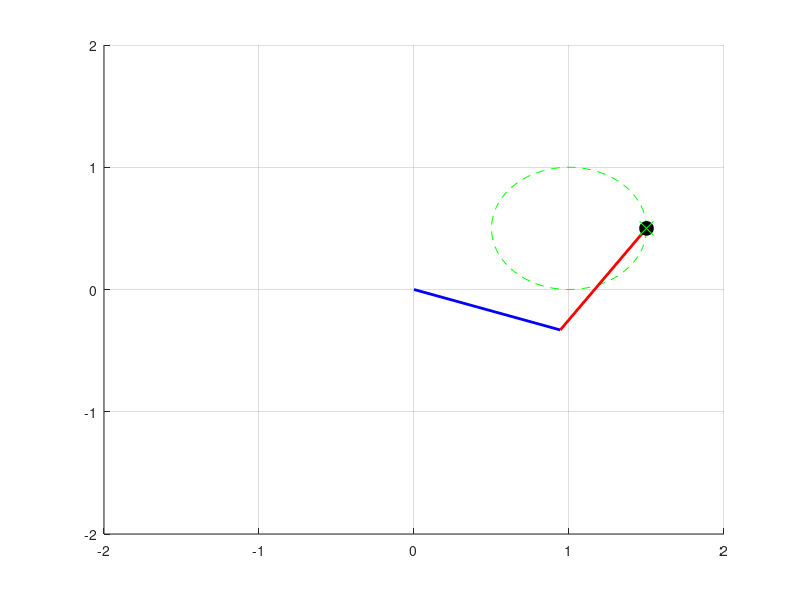

The MATLAB source for this figure:
% FK
clc; clear;

function [x, y] = FK(theta1, theta2, L1, L2)
    x = L1 * cos(theta1) + L2 * cos(theta1 + theta2);
    y = L1 * sin(theta1) + L2 * sin(theta1 + theta2);
endfunction

[x, y] = FK(pi / 6, pi / 6, 1, 1)

% IK
function [theta1, theta2] = IK(x, y, L1, L2)
    c2 = (x^2 + y^2 - L1^2 - L2^2) / (2 * L1 * L2);
    s2 = sqrt(1 - c2^2);
    theta2 = atan2(s2, c2);
    detA = det([L1 + L2 * c2, -L2 * s2; L2 * s2, L1 + L2 * c2]);
    detB = det([x, -L2 * s2; y, L1 + L2 * c2]);
    detC = det([L1 + L2 * c2, x; L2 * s2, y]);
    c1 = detB / detA;
    s1 = detC / detA;
    theta1 = atan2(s1, c1);
endfunction

% SIM
function twoDofRobotIK_Sim()
    L1 = 1.0;
    L2 = 1.0;

    % Motinon Planning
    t = linspace(0, 2 * pi, 100);
    x = 1 + 0.5 * cos(t);
    y = 0.5 + 0.5 * sin(t);
    axis([-2 2 -2 2]);
    hold on; grid on;

    for i = 1:length(t)
        target_x = x(i);
        target_y = y(i);
        [theta1, theta2] = IK(target_x, target_y, L1, L2);
        [end_x, end_y] = FK(theta1, theta2, L1, L2);

        x1 = L1 * cos(theta1);
        y1 = L1 * sin(theta1);
        x2 = end_x;
        y2 = end_y;

        cla;
        % 타원 궤적
        plot(x, y, 'g--');
        % j0->j1
        plot([0 x1], [0 y1], 'b', 'linewidth', 2);
        %  j1->j2
        plot([x1, x2], [y1 y2], 'r', 'linewidth', 2);
        % 엔드 이펙터
        plot(x2, y2, 'ko', 'markersize', 10, 'markerFaceColor', 'k');

        plot(target_x, target_y, 'gx', 'markersize', 10);

        pause(0.1);
    endfor

endfunction

twoDofRobotIK_Sim()
